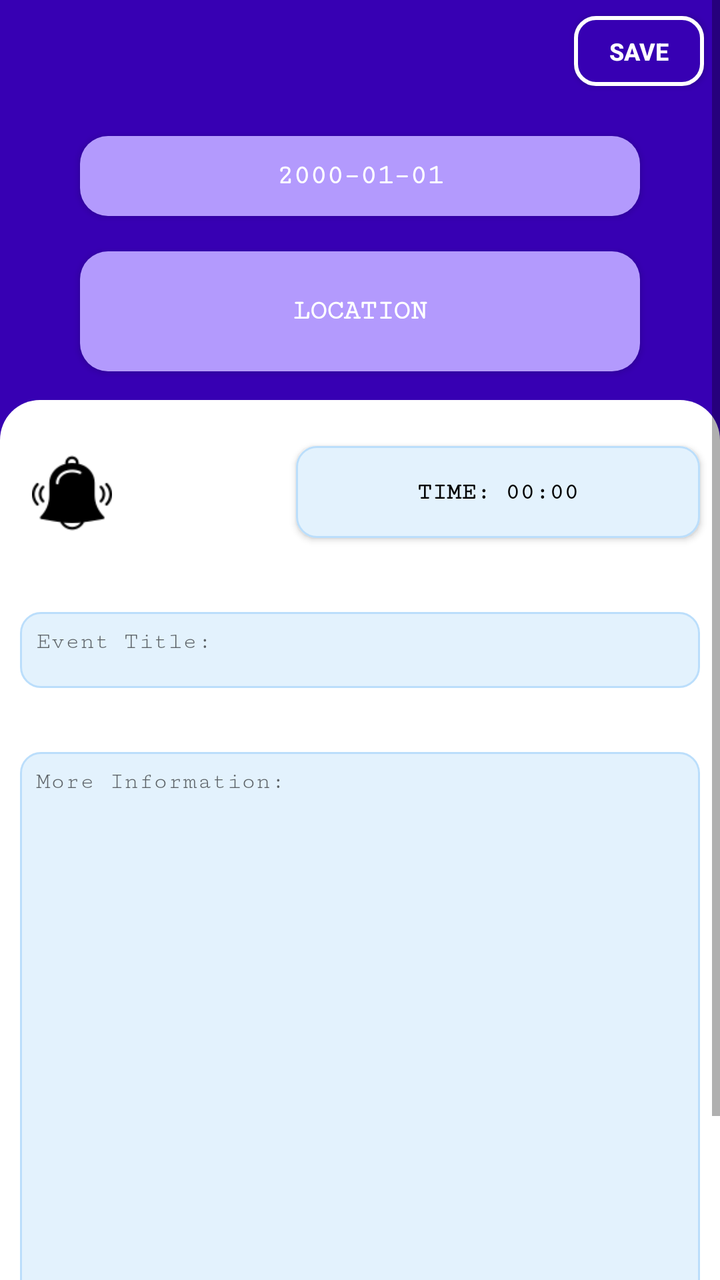
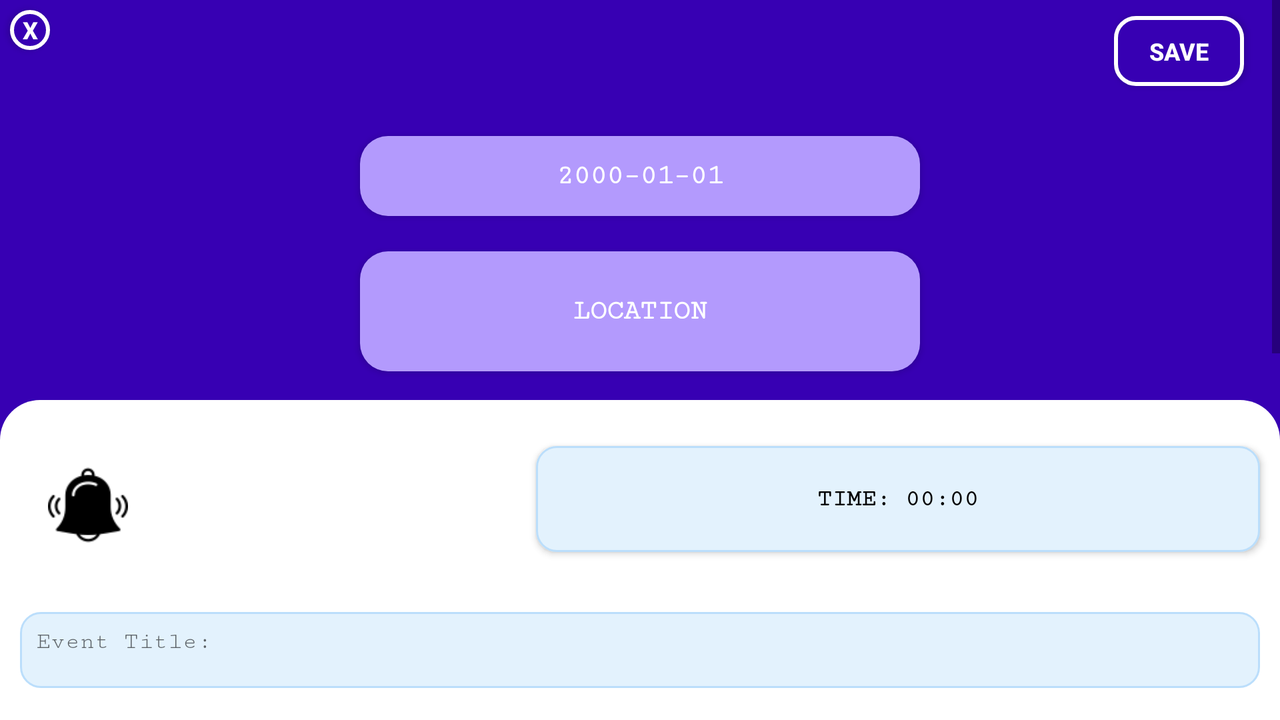

First picture: res/layout/ on a phone held upright. Second picture: the repository's own variant of that layout, on a device whose configuration matches the variant's folder. Source for both follows.
<!-- AndroidManifest.xml: application theme AppTheme -->
<!-- res/layout/activity_create_task.xml -->
<?xml version="1.0" encoding="utf-8"?>
<ScrollView xmlns:android="http://schemas.android.com/apk/res/android"
    xmlns:app="http://schemas.android.com/apk/res-auto"
    xmlns:tools="http://schemas.android.com/tools"
    android:layout_width="match_parent"
    android:layout_height="match_parent"
    android:background="@drawable/shape_for_upper_part_add_event"
    android:orientation="vertical">

    <LinearLayout
        android:layout_width="match_parent"
        android:layout_height="wrap_content"
        android:focusable="true"
        android:focusableInTouchMode="true"
        android:orientation="vertical">

        <androidx.constraintlayout.widget.ConstraintLayout
            android:layout_width="match_parent"
            android:layout_height="200dp"
            android:background="@drawable/shape_for_upper_part_add_event">

            <Button
                android:id="@+id/save_button"
                android:layout_width="65dp"
                android:layout_height="35dp"
                android:layout_gravity="end"
                android:layout_marginTop="8dp"
                android:layout_marginEnd="8dp"
                android:background="@drawable/shape_for_save_button_top"
                android:text="@string/save"
                android:textColor="@color/white"
                android:textSize="12sp"
                android:textStyle="bold"
                app:layout_constraintEnd_toEndOf="parent"
                app:layout_constraintTop_toTopOf="parent"
                tools:ignore="RtlHardcoded" />

            <Button
                android:id="@+id/btDate"
                android:layout_width="280dp"
                android:layout_height="40dp"
                android:layout_gravity="center"
                android:layout_marginStart="16dp"
                android:layout_marginTop="68dp"
                android:layout_marginEnd="16dp"
                android:background="@drawable/shape_for_textviews"
                android:clickable="true"
                android:drawableStart="@drawable/ic_date_range"
                android:focusable="true"
                android:fontFamily="serif-monospace"
                android:padding="8dp"
                android:text="@string/date"
                android:textAlignment="center"
                android:textColor="@color/white"
                android:textSize="14sp"
                android:textStyle="bold"
                app:layout_constraintEnd_toEndOf="parent"
                app:layout_constraintStart_toStartOf="parent"
                app:layout_constraintTop_toTopOf="parent"
                android:drawableLeft="@drawable/ic_date_range"
                tools:targetApi="jelly_bean"
                tools:ignore="RtlHardcoded" />

            <Button
                android:id="@+id/btLocation"
                android:layout_width="280dp"
                android:layout_height="60dp"
                android:layout_gravity="center"
                android:layout_marginStart="16dp"
                android:layout_marginTop="16dp"
                android:layout_marginEnd="16dp"
                android:background="@drawable/shape_for_textviews"
                android:clickable="true"
                android:drawableStart="@drawable/ic_locations"
                android:focusable="true"
                android:fontFamily="serif-monospace"
                android:padding="8dp"
                android:text="@string/locations"
                android:textAlignment="center"
                android:textColor="@color/white"
                android:textSize="14sp"
                android:textStyle="bold"
                app:layout_constraintBottom_toBottomOf="parent"
                app:layout_constraintEnd_toEndOf="parent"
                app:layout_constraintStart_toStartOf="parent"
                app:layout_constraintTop_toBottomOf="@+id/btDate"
                app:layout_constraintVertical_bias="0.113"
                android:drawableLeft="@drawable/ic_locations"
                tools:targetApi="jelly_bean"
                tools:ignore="RtlHardcoded" />
        </androidx.constraintlayout.widget.ConstraintLayout>

        <androidx.constraintlayout.widget.ConstraintLayout
            android:layout_width="match_parent"
            android:layout_height="534dp"
            android:background="@drawable/shape_for_lower_part_add_events">


            <Button
                android:id="@+id/btStartingTime"
                android:layout_width="202dp"
                android:layout_height="46dp"
                android:layout_marginStart="16dp"
                android:layout_marginTop="23dp"
                android:layout_marginEnd="10dp"
                android:background="@drawable/shape_for_textfields"
                android:clickable="true"
                android:drawableStart="@drawable/ic_access_time"
                android:drawableLeft="@drawable/ic_access_time"
                android:focusable="true"
                android:fontFamily="serif-monospace"
                android:padding="8dp"
                android:text="@string/starting_time"
                android:textAlignment="center"
                android:textColor="@color/black"
                android:textSize="12sp"
                android:textStyle="bold"
                app:layout_constraintBottom_toTopOf="@+id/tvTitle"
                app:layout_constraintEnd_toEndOf="parent"
                app:layout_constraintHorizontal_bias="1.0"
                app:layout_constraintStart_toEndOf="@+id/imageView"
                app:layout_constraintTop_toTopOf="parent"
                app:layout_constraintVertical_bias="0.0"
                tools:ignore="RtlHardcoded"
                tools:targetApi="jelly_bean" />

            <ImageView
                android:id="@+id/imageView"
                android:layout_width="40dp"
                android:layout_height="53dp"
                android:layout_marginStart="16dp"
                android:layout_marginTop="20dp"
                android:contentDescription="@string/icon"
                app:layout_constraintStart_toStartOf="parent"
                app:layout_constraintTop_toTopOf="parent"
                app:srcCompat="@drawable/alarm" />

            <EditText
                android:id="@+id/tvTitle"
                android:layout_width="match_parent"
                android:layout_height="38dp"
                android:layout_marginStart="10dp"
                android:layout_marginEnd="10dp"
                android:layout_marginBottom="32dp"
                android:background="@drawable/shape_for_textfields"
                android:fontFamily="serif-monospace"
                android:focusable="true"
                android:focusableInTouchMode="true"
                android:gravity="start"
                android:hint="@string/title_event"
                android:importantForAutofill="no"
                android:inputType="text"
                android:padding="8dp"
                android:textAlignment="viewStart"
                android:textSize="12sp"
                app:layout_constraintBottom_toTopOf="@+id/tvMoreInfo"
                app:layout_constraintEnd_toEndOf="parent"
                app:layout_constraintHorizontal_bias="0.0"
                app:layout_constraintStart_toStartOf="parent"
                tools:targetApi="jelly_bean" />

            <EditText
                android:id="@+id/tvMoreInfo"
                android:layout_width="match_parent"
                android:layout_height="330dp"
                android:layout_marginStart="10dp"
                android:focusable="true"
                android:focusableInTouchMode="true"
                android:layout_marginEnd="10dp"
                android:layout_marginBottom="28dp"
                android:background="@drawable/shape_for_textfields"
                android:fontFamily="serif-monospace"
                android:gravity="start|top"
                android:hint="@string/more_info"
                android:importantForAutofill="no"
                android:inputType="textMultiLine"
                android:padding="8dp"
                android:textAlignment="viewStart"
                android:textSize="12sp"
                app:layout_constraintBottom_toBottomOf="parent"
                app:layout_constraintEnd_toEndOf="parent"
                app:layout_constraintHorizontal_bias="0.0"
                app:layout_constraintStart_toStartOf="parent"
                tools:targetApi="jelly_bean" />


        </androidx.constraintlayout.widget.ConstraintLayout>




    </LinearLayout>





</ScrollView>
<!-- resources referenced by this layout -->
<resources>
  <color name="black">#000000</color>
  <color name="white">#FFFFFF</color>
  <!-- drawable alarm: png bitmap (drawable-v24, 1474 bytes) -->
  <!-- drawable shape_for_lower_part_add_events (drawable-v24) -->
  <?xml version="1.0" encoding="utf-8"?>
  <shape xmlns:android="http://schemas.android.com/apk/res/android">
  
  
      <corners
          android:topLeftRadius="20dp"
          android:topRightRadius="20dp"
          />
  
  
      <solid
          android:color="@color/white"/>
  </shape>
  <!-- drawable shape_for_save_button_top (drawable-v24) -->
  <?xml version="1.0" encoding="utf-8"?>
  <shape xmlns:android="http://schemas.android.com/apk/res/android"
      android:shape="rectangle">
      <corners android:radius="10dp" />
      <solid android:color="@color/secondary_purple" />
      <stroke android:width="2dp" android:color="@color/white" />
  </shape>
  <!-- drawable shape_for_textfields (drawable-v24) -->
  <shape xmlns:android="http://schemas.android.com/apk/res/android" android:shape="rectangle" >
      <solid android:color="#E3F2FD" />
      <stroke android:width="1dip" android:color="#BBDEFB"/>
      <corners android:radius="10dp" />
  </shape>
  <!-- drawable shape_for_textviews (drawable-v24) -->
  <?xml version="1.0" encoding="utf-8"?>
  <shape xmlns:android="http://schemas.android.com/apk/res/android">
  
  
      <corners
          android:radius="14dp"
          />
  
      <solid
          android:color="#b39afd"/>
  </shape>
  <!-- drawable shape_for_upper_part_add_event (drawable-v24) -->
  <?xml version="1.0" encoding="utf-8"?>
  <shape xmlns:android="http://schemas.android.com/apk/res/android">
  
      <solid
          android:color="@color/secondary_purple"/>
  </shape>
  <string name="date">2000–01–01</string>
  <string name="icon">Icon</string>
  <string name="locations">Location</string>
  <string name="more_info">More Information:</string>
  <string name="save">Save</string>
  <string name="starting_time">Time: 00:00</string>
  <string name="title_event">Event Title:</string>
  <style name="AppTheme" parent="Theme.AppCompat.Light.NoActionBar">
          
          <item name="colorPrimary">@color/colorPrimary</item>
          <item name="colorPrimaryDark">@color/colorPrimaryDark</item>
          <item name="colorAccent">@color/colorAccent</item>
  
          <item name="android:textColor">@color/white</item>
          
          <item name="android:itemBackground">@drawable/pop_menu_shape</item>
  
          <item name="searchViewStyle">@style/AppTheme.SearchView</item>
      </style>
  <color name="secondary_purple">#3700B3</color>
  <color name="colorPrimary">#6200EE</color>
  <color name="colorPrimaryDark">#000000</color>
  <color name="colorAccent">#FFFFFF</color>
  <!-- drawable pop_menu_shape (drawable) -->
  <?xml version="1.0" encoding="utf-8"?>
  <shape xmlns:android="http://schemas.android.com/apk/res/android">
      <solid android:color="@color/purple" />
      <stroke android:width="2dip"
          android:color="@color/white"/>
      <corners android:radius="5dp" />
  </shape>
  <style name="AppTheme.SearchView" parent="Widget.AppCompat.SearchView">
          <item name="searchHintIcon">@null</item>
      </style>
  <color name="purple">#6200EE</color>
</resources>
<!-- res/layout-land/activity_create_task.xml (the author's variant of the layout above) -->
<!-- drawn on the phone turned sideways -->
<?xml version="1.0" encoding="utf-8"?>
<ScrollView xmlns:android="http://schemas.android.com/apk/res/android"
    xmlns:app="http://schemas.android.com/apk/res-auto"
    xmlns:tools="http://schemas.android.com/tools"
    android:layout_width="match_parent"
    android:layout_height="match_parent"
    android:background="@drawable/shape_for_upper_part_add_event"
    android:orientation="vertical">

    <LinearLayout
        android:layout_width="match_parent"
        android:layout_height="wrap_content"
        android:focusable="true"
        android:focusableInTouchMode="true"
        android:orientation="vertical">

        <androidx.constraintlayout.widget.ConstraintLayout
            android:layout_width="match_parent"
            android:layout_height="200dp"
            android:background="@drawable/shape_for_upper_part_add_event">

            <Button
                android:id="@+id/close_button"
                android:layout_width="20dp"
                android:layout_height="20dp"
                android:layout_gravity="start"
                android:layout_margin="5dp"
                android:layout_marginStart="8dp"
                android:layout_marginTop="8dp"
                android:background="@drawable/close_button"
                android:text="@string/close_x"
                android:textColor="@color/white"
                android:textSize="12sp"
                android:textStyle="bold"
                app:layout_constraintStart_toStartOf="parent"
                app:layout_constraintTop_toTopOf="parent"
                android:layout_marginLeft="8dp"
                tools:ignore="RtlHardcoded" />

            <Button
                android:id="@+id/save_button"
                android:layout_width="65dp"
                android:layout_height="35dp"
                android:layout_gravity="end"
                android:layout_marginStart="8dp"
                android:layout_marginTop="8dp"
                android:layout_marginEnd="4dp"
                android:background="@drawable/shape_for_save_button_top"
                android:text="@string/save"
                android:textColor="@color/white"
                android:textSize="12sp"
                android:textStyle="bold"
                app:layout_constraintEnd_toEndOf="parent"
                app:layout_constraintHorizontal_bias="0.974"
                app:layout_constraintStart_toEndOf="@+id/close_button"
                app:layout_constraintTop_toTopOf="parent"
                android:layout_marginLeft="8dp"
                android:layout_marginRight="4dp"
                tools:ignore="RtlHardcoded" />

            <Button
                android:id="@+id/btDate"
                android:layout_width="280dp"
                android:layout_height="40dp"
                android:layout_gravity="center"
                android:layout_marginStart="16dp"
                android:layout_marginTop="68dp"
                android:layout_marginEnd="16dp"
                android:background="@drawable/shape_for_textviews"
                android:clickable="true"
                android:drawableStart="@drawable/ic_date_range"
                android:focusable="true"
                android:fontFamily="serif-monospace"
                android:padding="8dp"
                android:text="@string/date"
                android:textAlignment="center"
                android:textColor="@color/white"
                android:textSize="14sp"
                android:textStyle="bold"
                app:layout_constraintEnd_toEndOf="parent"
                app:layout_constraintStart_toStartOf="parent"
                app:layout_constraintTop_toTopOf="parent"
                android:drawableLeft="@drawable/ic_date_range"
                tools:targetApi="jelly_bean"
                tools:ignore="RtlHardcoded" />

            <Button
                android:id="@+id/btLocation"
                android:layout_width="280dp"
                android:layout_height="60dp"
                android:layout_gravity="center"
                android:layout_marginStart="16dp"
                android:layout_marginTop="16dp"
                android:layout_marginEnd="16dp"
                android:background="@drawable/shape_for_textviews"
                android:clickable="true"
                android:drawableStart="@drawable/ic_locations"
                android:focusable="true"
                android:fontFamily="serif-monospace"
                android:padding="8dp"
                android:text="@string/locations"
                android:textAlignment="center"
                android:textColor="@color/white"
                android:textSize="14sp"
                android:textStyle="bold"
                app:layout_constraintBottom_toBottomOf="parent"
                app:layout_constraintEnd_toEndOf="parent"
                app:layout_constraintStart_toStartOf="parent"
                app:layout_constraintTop_toBottomOf="@+id/btDate"
                app:layout_constraintVertical_bias="0.113"
                android:drawableLeft="@drawable/ic_locations"
                tools:targetApi="jelly_bean"
                tools:ignore="RtlHardcoded" />
        </androidx.constraintlayout.widget.ConstraintLayout>

        <androidx.constraintlayout.widget.ConstraintLayout
            android:layout_width="match_parent"
            android:layout_height="534dp"
            android:background="@drawable/shape_for_lower_part_add_events">


            <Button
                android:id="@+id/btStartingTime"
                android:layout_width="362dp"
                android:layout_height="53dp"
                android:layout_marginStart="16dp"
                android:layout_marginTop="23dp"
                android:layout_marginEnd="10dp"
                android:background="@drawable/shape_for_textfields"
                android:clickable="true"
                android:drawableStart="@drawable/ic_access_time"
                android:drawableLeft="@drawable/ic_access_time"
                android:focusable="true"
                android:fontFamily="serif-monospace"
                android:padding="8dp"
                android:text="@string/starting_time"
                android:textAlignment="center"
                android:textColor="@color/black"
                android:textSize="12sp"
                android:textStyle="bold"
                app:layout_constraintBottom_toTopOf="@+id/tvTitle"
                app:layout_constraintEnd_toEndOf="parent"
                app:layout_constraintHorizontal_bias="1.0"
                app:layout_constraintStart_toEndOf="@+id/imageView"
                app:layout_constraintTop_toTopOf="parent"
                app:layout_constraintVertical_bias="0.0"
                tools:ignore="RtlHardcoded"
                tools:targetApi="jelly_bean" />

            <ImageView
                android:id="@+id/imageView"
                android:layout_width="40dp"
                android:layout_height="53dp"
                android:layout_marginStart="24dp"
                android:layout_marginTop="26dp"
                android:contentDescription="@string/icon"
                app:layout_constraintStart_toStartOf="parent"
                app:layout_constraintTop_toTopOf="parent"
                app:srcCompat="@drawable/alarm" />

            <EditText
                android:id="@+id/tvTitle"
                android:layout_width="match_parent"
                android:layout_height="38dp"
                android:layout_marginStart="10dp"
                android:layout_marginEnd="10dp"
                android:layout_marginBottom="32dp"
                android:background="@drawable/shape_for_textfields"
                android:fontFamily="serif-monospace"
                android:gravity="start"
                android:hint="@string/title_event"
                android:importantForAutofill="no"
                android:inputType="text"
                android:padding="8dp"
                android:textAlignment="viewStart"
                android:textSize="12sp"
                app:layout_constraintBottom_toTopOf="@+id/tvMoreInfo"
                app:layout_constraintEnd_toEndOf="parent"
                app:layout_constraintHorizontal_bias="0.0"
                app:layout_constraintStart_toStartOf="parent"
                tools:targetApi="jelly_bean" />

            <EditText
                android:id="@+id/tvMoreInfo"
                android:layout_width="match_parent"
                android:layout_height="330dp"
                android:layout_marginStart="10dp"
                android:layout_marginEnd="10dp"
                android:layout_marginBottom="28dp"
                android:background="@drawable/shape_for_textfields"
                android:fontFamily="serif-monospace"
                android:gravity="start|top"
                android:hint="@string/more_info"
                android:importantForAutofill="no"
                android:inputType="textMultiLine"
                android:padding="8dp"
                android:textAlignment="viewStart"
                android:textSize="12sp"
                app:layout_constraintBottom_toBottomOf="parent"
                app:layout_constraintEnd_toEndOf="parent"
                app:layout_constraintHorizontal_bias="0.0"
                app:layout_constraintStart_toStartOf="parent"
                tools:targetApi="jelly_bean" />


        </androidx.constraintlayout.widget.ConstraintLayout>




    </LinearLayout>





</ScrollView>
<!-- resources referenced by the variant -->
<!-- as the phone turned sideways resolves them -->
<resources>
  <color name="black">#000000</color>
  <color name="white">#FFFFFF</color>
  <!-- drawable alarm: png bitmap (drawable-v24, 1474 bytes) -->
  <!-- drawable close_button (drawable-v24) -->
  <?xml version="1.0" encoding="utf-8"?>
  <shape xmlns:android="http://schemas.android.com/apk/res/android"
      android:shape="oval">
      <solid android:color="@color/secondary_purple" />
      <stroke android:width="2dp" android:color="#FFF" />
  </shape>
  <!-- drawable shape_for_lower_part_add_events (drawable-v24) -->
  <?xml version="1.0" encoding="utf-8"?>
  <shape xmlns:android="http://schemas.android.com/apk/res/android">
  
  
      <corners
          android:topLeftRadius="20dp"
          android:topRightRadius="20dp"
          />
  
  
      <solid
          android:color="@color/white"/>
  </shape>
  <!-- drawable shape_for_save_button_top (drawable-v24) -->
  <?xml version="1.0" encoding="utf-8"?>
  <shape xmlns:android="http://schemas.android.com/apk/res/android"
      android:shape="rectangle">
      <corners android:radius="10dp" />
      <solid android:color="@color/secondary_purple" />
      <stroke android:width="2dp" android:color="@color/white" />
  </shape>
  <!-- drawable shape_for_textfields (drawable-v24) -->
  <shape xmlns:android="http://schemas.android.com/apk/res/android" android:shape="rectangle" >
      <solid android:color="#E3F2FD" />
      <stroke android:width="1dip" android:color="#BBDEFB"/>
      <corners android:radius="10dp" />
  </shape>
  <!-- drawable shape_for_textviews (drawable-v24) -->
  <?xml version="1.0" encoding="utf-8"?>
  <shape xmlns:android="http://schemas.android.com/apk/res/android">
  
  
      <corners
          android:radius="14dp"
          />
  
      <solid
          android:color="#b39afd"/>
  </shape>
  <!-- drawable shape_for_upper_part_add_event (drawable-v24) -->
  <?xml version="1.0" encoding="utf-8"?>
  <shape xmlns:android="http://schemas.android.com/apk/res/android">
  
      <solid
          android:color="@color/secondary_purple"/>
  </shape>
  <string name="close_x">X</string>
  <string name="date">2000–01–01</string>
  <string name="icon">Icon</string>
  <string name="locations">Location</string>
  <string name="more_info">More Information:</string>
  <string name="save">Save</string>
  <string name="starting_time">Time: 00:00</string>
  <string name="title_event">Event Title:</string>
  <style name="AppTheme" parent="Theme.AppCompat.Light.NoActionBar">
          
          <item name="colorPrimary">@color/colorPrimary</item>
          <item name="colorPrimaryDark">@color/colorPrimaryDark</item>
          <item name="colorAccent">@color/colorAccent</item>
  
          <item name="android:textColor">@color/white</item>
          
          <item name="android:itemBackground">@drawable/pop_menu_shape</item>
  
          <item name="searchViewStyle">@style/AppTheme.SearchView</item>
      </style>
  <color name="secondary_purple">#3700B3</color>
  <color name="colorPrimary">#6200EE</color>
  <color name="colorPrimaryDark">#000000</color>
  <color name="colorAccent">#FFFFFF</color>
  <!-- drawable pop_menu_shape (drawable) -->
  <?xml version="1.0" encoding="utf-8"?>
  <shape xmlns:android="http://schemas.android.com/apk/res/android">
      <solid android:color="@color/purple" />
      <stroke android:width="2dip"
          android:color="@color/white"/>
      <corners android:radius="5dp" />
  </shape>
  <style name="AppTheme.SearchView" parent="Widget.AppCompat.SearchView">
          <item name="searchHintIcon">@null</item>
      </style>
  <color name="purple">#6200EE</color>
</resources>
